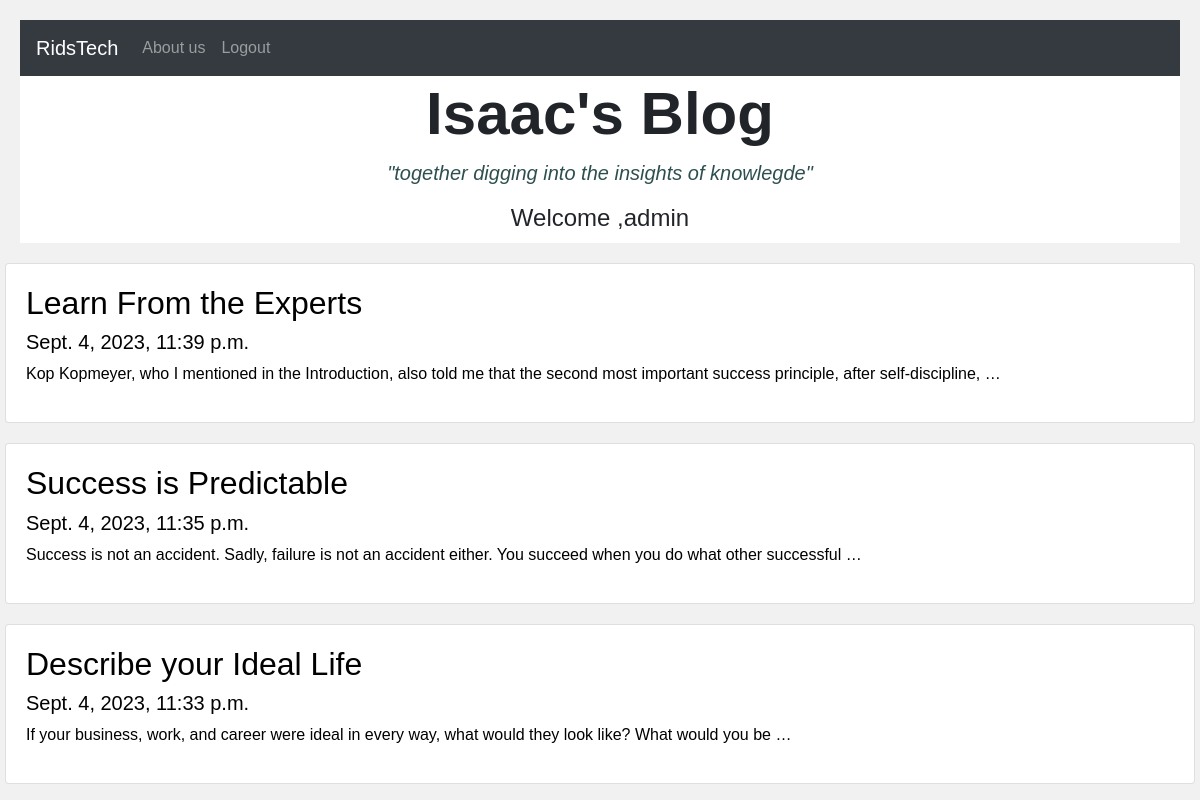
The app's page / (signed in) with its own data.
### posts/models.py (models this page shows)
class Post(models.Model):
    title =models.CharField(max_length=100)
    body =models.CharField(max_length=10000)
    created_at=models.DateTimeField(default=datetime.now, blank=True)

### posts/views.py (the view)
# urls.py: path('',views.index, name='index'),
def index(request):
    posts=Post.objects.all()
    return render(request, 'index.html',{'posts':posts})

### templates/index.html (shortened to what this page needs)
{% include 'base.html' %}
{% include 'navigation.html'%}
<!DOCTYPE html>
<html>
<head>
</head>
{% block content %}
<body>
<div class="header">
  <h1><strong>Isaac's Blog</strong></h1>
  <p style="color: darkslategray;"><i>"together digging into the insights of knowlegde"</i></p>
  {% if user.is_authenticated %}
  <h4>Welcome ,{{user.username}}</h4>
  {% endif %}
</div>
{% if user.is_authenticated %}
<div class="row">
  <div class="leftcolumn">
    {% for post in posts reversed %}
    <div class="card">
      <a style="text-decoration: none; color: black;" href="/post/{{post.id}}">
        <h2>{{post.title}}</h2>
        <h5>{{post.created_at}}</h5>
        <p>{{post.body|truncatewords:20}}</p>
      </a>
    </div>
    {% endfor %}
  </div>
</div>
{% endif %}
{% endblock content %}
</body>
</html>

### templates/base.html (shortened to what this page needs)
<!DOCTYPE html>
<html lang="en">
<head>
  <link rel="stylesheet" href="https://cdn.jsdelivr.net/npm/bootstrap@4.6.2/dist/css/bootstrap.min.css">
  <link rel="stylesheet" href="https://cdn.jsdelivr.net/npm/bootstrap@4.6.2/dist/css/bootstrap.min.css">
</head>
<body>

### templates/navigation.html (shortened to what this page needs)
    <nav class="navbar navbar-expand-md bg-dark navbar-dark">
        <a class="navbar-brand" href="#">RidsTech</a>
        <div class="collapse navbar-collapse" id="collapsibleNavbar">
          <ul class="navbar-nav">
            <li class="nav-item">
              <a class="nav-link" href="#">About us</a>
            </li>
            {% if user.is_authenticated %}
            <li class="nav-item">
                <a class="nav-link" href="logout">Logout</a>
              </li>
            {% endif %}
          </ul>
        </div>
      </nav>

### templates/index.html (style rules this page uses)
* { box-sizing: border-box; }
body { font-family: Arial; padding: 20px; background: #f1f1f1; }
.header { padding: 2px; font-size: 20px; text-align: center; background: white; }
.leftcolumn { float: left; width: 100%; }
.card { background-color: white; padding: 20px; margin-top: 20px; }
.row:after { content: ""; display: table; clear: both; }
h1 { font-size: 60px; }

### records on screen
Post: title "Learn From the Experts", created_at "Sept. 4, 2023, 11:39 p.m.", body "Kop Kopmeyer, who I mentioned in the Introduction, also told me that the second most important success principle, after self-discipline, …"
Post: title "Success is Predictable", created_at "Sept. 4, 2023, 11:35 p.m.", body "Success is not an accident. Sadly, failure is not an accident either. You succeed when you do what other successful …"
Post: title "Describe your Ideal Life", created_at "Sept. 4, 2023, 11:33 p.m.", body "If your business, work, and career were ideal in every way, what would they look like? What would you be …"

### other values on screen
{{ user.username }} "admin"
